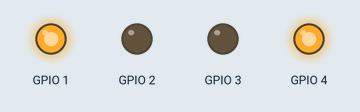
The sketch below on a simulated Seeed XIAO ESP32-S3. On the bench: output pins drawn as LEDs (lit = HIGH).

Above: at 1.0 s.
At 5.5 s:
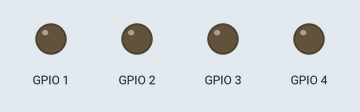
Timing chart, 0 to 6.9 s (numbered marks = the images above):
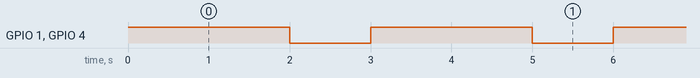

Measured:
- by itself, GPIO 1, GPIO 4: alternates HIGH for 2.0 s and LOW for 1.0 s

The sketch:

motor_test_code.ino
```cpp
void setup() {
  pinMode(D0, OUTPUT);
  pinMode(D1, OUTPUT);
  pinMode(D2, OUTPUT);
  pinMode(D3, OUTPUT);
}

void loop() {
  digitalWrite(D0, HIGH);
  digitalWrite(D1, LOW);
  digitalWrite(D3, HIGH);
  digitalWrite(D2, LOW);

  delay(2000);
  digitalWrite(D0, LOW);
  digitalWrite(D1, LOW);
  digitalWrite(D2, LOW);
  digitalWrite(D3, LOW);
  delay(1000);
}


// /*
//  * Simple DRV8833 Motor Test for XIAO ESP32S3
//  * Spins both motors forward at 75% duty cycle.
//  */

// // TOUCH1_GPIO1_A0_D0 is connected to AIN1
// // TOUCH2_GPIO2_A1_D1 is connected to AIN2
// // TOUCH3_GPIO3_A2_D2 is connected to BIN2
// // TOUCH4_GPIO4_A3_D3 is connected to BIN1

// // Left Motor (Channel A)
// const int AIN1 = 1; // D0
// const int AIN2 = 2; // D1

// // Right Motor (Channel B)
// const int BIN1 = 4; // D3
// const int BIN2 = 3; // D2

// void setup() {
//   pinMode(AIN1, OUTPUT);
//   pinMode(AIN2, OUTPUT);
//   pinMode(BIN1, OUTPUT);
//   pinMode(BIN2, OUTPUT);
// }

// void loop() {
//   // Motor Speed (0 - 255)
//   int motorSpeed = 190; // ~75% duty cycle

//   // --- Spin Left Motor Forward ---
//   analogWrite(AIN1, motorSpeed);
//   analogWrite(AIN2, 0);

//   // --- Spin Right Motor Forward ---
//   // BIN1 is connected to D3, BIN2 to D2
//   analogWrite(BIN1, motorSpeed);
//   analogWrite(BIN2, 0);

//   delay(2000);

//   // --- Full Stop ---
//   analogWrite(AIN1, 0);
//   analogWrite(AIN2, 0);
//   analogWrite(BIN1, 0);
//   analogWrite(BIN2, 0);

//   delay(1000);
// }
```
